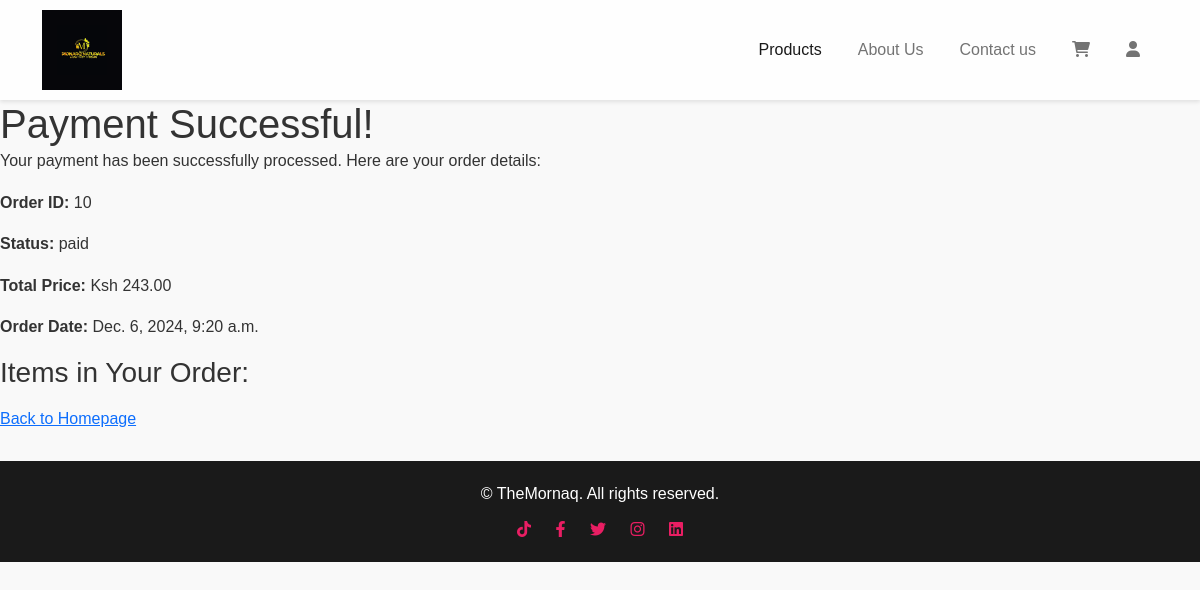
/payment_success/10/ (signed in), run on the app's committed database.
### Estore/models.py (models this page shows, shortened)
class Order(models.Model):
    STATUS_CHOICES = [
        ('pending', 'Pending'),
        ('paid', 'Paid'),
        ('cancelled', 'Cancelled'),
    ]
    user = models.ForeignKey(User, on_delete=models.CASCADE, related_name='orders')
    total_price = models.DecimalField(max_digits=10, decimal_places=2)
    status = models.CharField(max_length=10, choices=STATUS_CHOICES, default='pending')
    created_at = models.DateTimeField(auto_now_add=True)
    cart_items = models.ManyToManyField(CartItem, blank=True, related_name='orders')

### Estore/views.py (the view)
# urls.py: path('payment_success/<int:order_id>/', views.payment_success, name='payment_success'),
@login_required
def payment_success(request, order_id):
    order = get_object_or_404(Order, id=order_id, user=request.user)
    return render(request, 'payment_success.html', {'order': order})

### Estore/templates/payment_success.html (shortened to what this page needs)
{% extends 'base.html' %}
{% block content %}
<h1>Payment Successful!</h1>
<p>Your payment has been successfully processed. Here are your order details:</p>
<div class="order-details">
    <p><strong>Order ID:</strong> {{ order.id }}</p>
    <p><strong>Status:</strong> {{ order.status }}</p>
    <p><strong>Total Price:</strong> Ksh {{ order.total_price }}</p>
    <p><strong>Order Date:</strong> {{ order.created_at }}</p>
    <h3>Items in Your Order:</h3>
</div>
<a href="{% url 'homepage' %}">Back to Homepage</a>
{% endblock %}

### Estore/static/css/style.css (style rules this page uses)
* { margin: 0; padding: 0; }
body { font-family: 'Arial', sans-serif; line-height: 1.6; background-color: #f7eeee; color: #333; font-family: 'Segoe UI', Tahoma, Geneva, Verdana, sans-serif; }
body { font-family: 'Arial', sans-serif; background-color: #f9f9f9; color: #333; margin: 0; padding: 0; }
h1, h2 { margin: 0; padding: 0; }

### data on the page
Order: id "10", status "paid", total_price "243.00", created_at "Dec. 6, 2024, 9:20 a.m."
